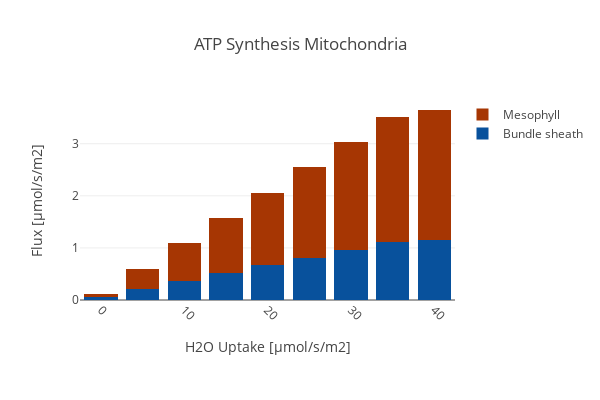

Notebook code cell kept with this figure:
### Code cell
create_bar_plot_met(D_fba, D_exp,
                    {'[M]_cplx5_m':'Mesophyll','[B]_cplx5_m': 'Bundle sheath'},'ATP_m',
                    'ATP Synthesis Mitochondria', xaxis_title, c3_model,
                    stacked = True, save_fig=save_fig)

### Figure 1 — Plotly figure (JSON) as saved in the notebook; plotly's stock layout.template omitted (floating-point values rounded to 4 significant figures)
{"data": [{"marker": {"color": "rgb(8,81,156)"}, "name": "Bundle sheath", "type": "bar", "uid": "01a33c1c-fc82-4a4e-a28e-0fc2d09a8f80", "x": [0, 5, 10, 15, 20, 25, 30, 35, 40], "y": [0.05946, 0.2107, 0.3619, 0.5131, 0.6643, 0.8155, 0.9668, 1.118, 1.159]}, {"marker": {"color": "rgb(166,54,3)"}, "name": "Mesophyll", "type": "bar", "uid": "e0d7af45-688e-470d-b6ad-09a049b29a94", "x": [0, 5, 10, 15, 20, 25, 30, 35, 40], "y": [0.05946, 0.3933, 0.7272, 1.061, 1.395, 1.729, 2.063, 2.397, 2.488]}], "layout": {"barmode": "stack", "height": 400, "margin": {"b": 100}, "title": {"text": "ATP Synthesis Mitochondria"}, "width": 600, "xaxis": {"tickangle": 45, "title": {"text": "H2O Uptake [µmol/s/m2]"}}, "yaxis": {"autorange": true, "title": {"text": "Flux [µmol/s/m2]"}}}}
